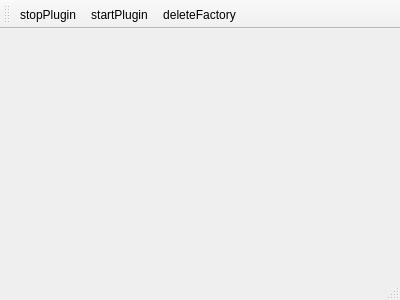
<?xml version="1.0" encoding="UTF-8"?>
<ui version="4.0">
 <class>PluginFrameworkMainWindow</class>
 <widget class="QMainWindow" name="PluginFrameworkMainWindow">
  <property name="geometry">
   <rect>
    <x>0</x>
    <y>0</y>
    <width>400</width>
    <height>300</height>
   </rect>
  </property>
  <property name="windowTitle">
   <string>PluginFrameworkMainWindow</string>
  </property>
  <widget class="QWidget" name="centralWidget"/>
  <widget class="QMenuBar" name="menuBar">
   <property name="geometry">
    <rect>
     <x>0</x>
     <y>0</y>
     <width>400</width>
     <height>23</height>
    </rect>
   </property>
  </widget>
  <widget class="QToolBar" name="mainToolBar">
   <attribute name="toolBarArea">
    <enum>TopToolBarArea</enum>
   </attribute>
   <attribute name="toolBarBreak">
    <bool>false</bool>
   </attribute>
   <addaction name="actionStopPlugin"/>
   <addaction name="actionStartPlugin"/>
   <addaction name="actionDeleteFactory"/>
  </widget>
  <widget class="QStatusBar" name="statusBar"/>
  <action name="actionStopPlugin">
   <property name="text">
    <string>stopPlugin</string>
   </property>
  </action>
  <action name="actionStartPlugin">
   <property name="text">
    <string>startPlugin</string>
   </property>
  </action>
  <action name="actionDeleteFactory">
   <property name="text">
    <string>deleteFactory</string>
   </property>
  </action>
 </widget>
 <layoutdefault spacing="6" margin="11"/>
 <resources/>
 <connections/>
</ui>
